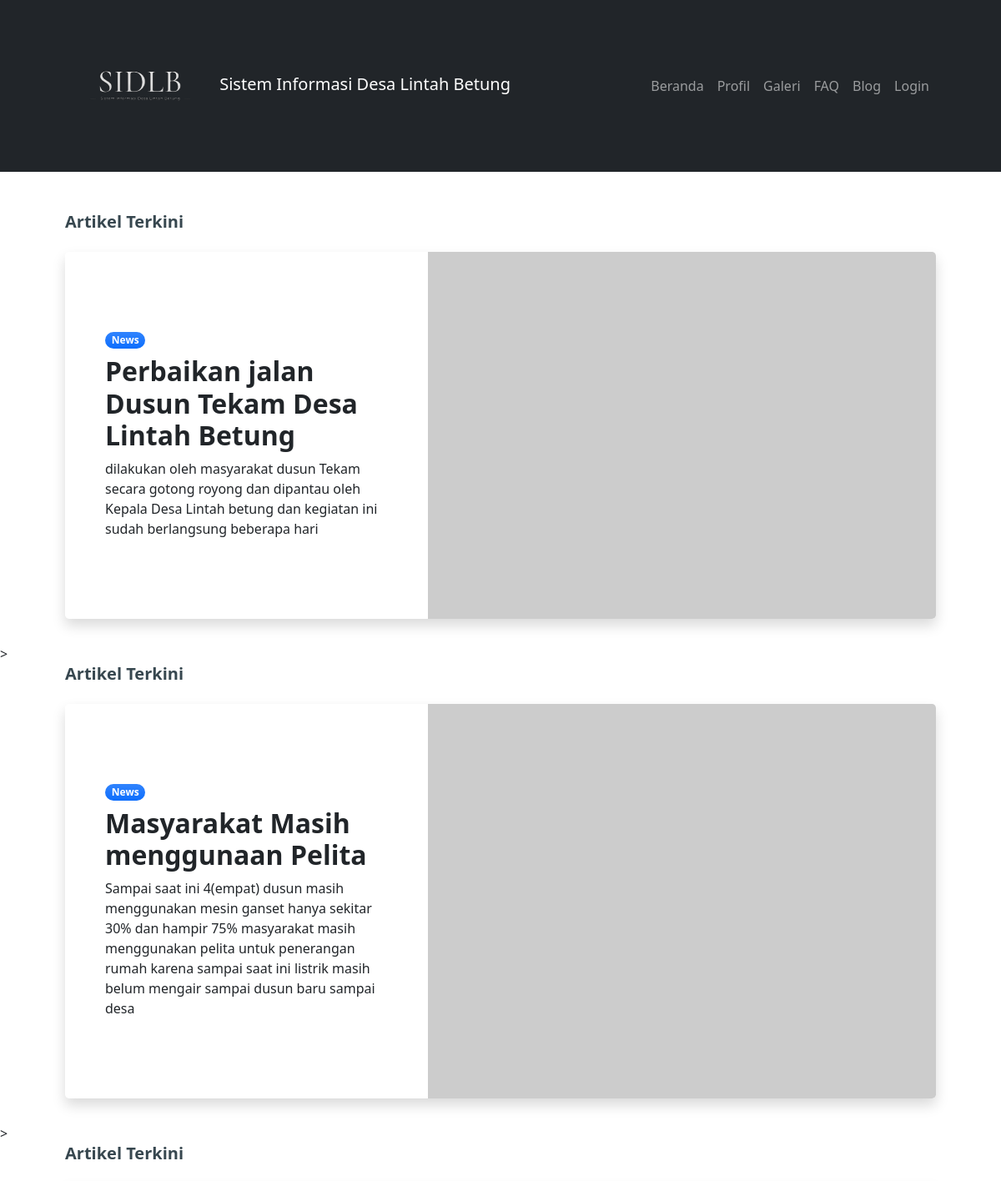
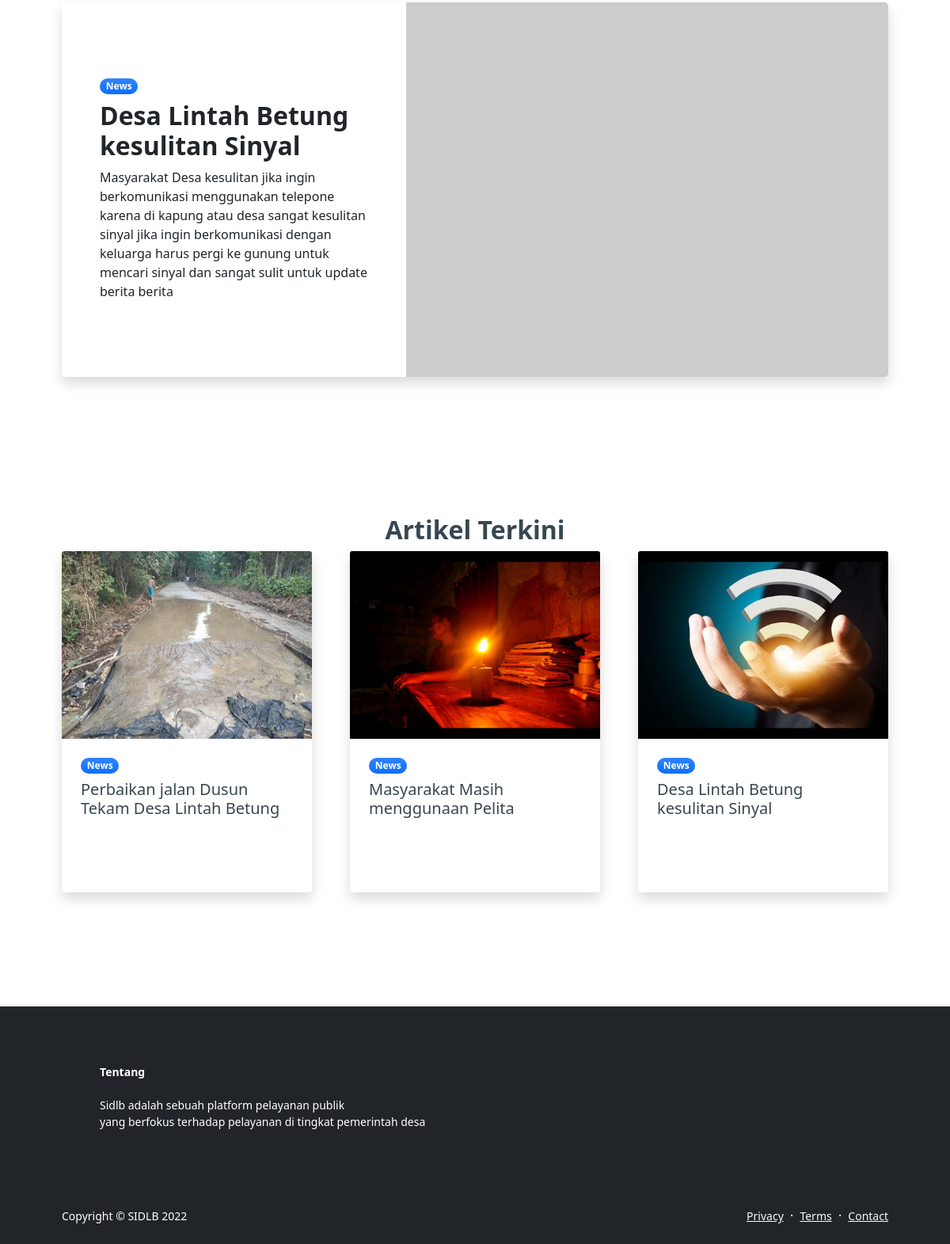
Page /index.php/home/blogh on the committed database (2 pictures, top to bottom).
### tables this page shows
CREATE TABLE `artikel` (
  `id` varchar(64) NOT NULL,
  `nama` varchar(255) NOT NULL,
  `isi` varchar(255) NOT NULL,
  `poto` varchar(255) NOT NULL
);

### application/controllers/home/blogh.php (called while the page is built, shortened)
<?php
class blogh extends CI_Controller
{
    public function __construct()
    {
        $this->load->model("artikel_model");
        $this->load->library('form_validation');
    }
    public function index()
    {
        $data["artikel"] = $this->artikel_model->getAll();
        $this->load->view("home/blogh", $data);
    }
}

### index.php (called while the page is built, shortened)
<?php
require_once BASEPATH.'core/CodeIgniter.php';

### application/models/Artikel_model.php (called while the page is built, shortened)
<?php defined('BASEPATH') OR exit('No direct script access allowed');
class Artikel_model extends CI_Model
{
    private $_table = "artikel";
    public function getAll()
    {
        return $this->db->get($this->_table)->result();
    }
}

### application/views/home/blogh.php (the view, shortened to what this page needs)
<?php $this->load->view("home/_partials/head.php") ?>
<?php $this->load->view("home/_partials/navbar.php") ?>
<section class="py-5"  <?php foreach ($artikel as $artikel): ?>>
                <div class="container px-5">
                    <h1 class="fw-bolder fs-5 mb-4">Artikel Terkini</h1>
                    <div class="card border-0 shadow rounded-3 overflow-hidden">
                        <div class="card-body p-0">
                            <div class="row gx-0">
                                <div class="col-lg-6 col-xl-5 py-lg-5">
                                    <div class="p-4 p-md-5">
                                        <div class="badge bg-primary bg-gradient rounded-pill mb-2">News</div>
                                        <div class="h2 fw-bolder"><?php echo $artikel->nama ?></div>
                                        <a class="stretched-link text-decoration-none"><?php echo $artikel->isi ?>
                                        </a>
                                    </div>
                                </div>
                                <div class="col-lg-6 col-xl-7"><div class="bg-featured-blog" style="background-image: url('https://dummyimage.com/700x350/343a40/6c757d')"></div></div>
                            </div>
                        </div>
                    </div>
                </div>
                <?php endforeach; ?>
            </section>
            <?php $this->load->view("home/_partials/artikel.php") ?>
            <?php $this->load->view("home/_partials/footer.php") ?>

### application/views/home/_partials/head.php (shortened to what this page needs)
<head>
        <link href="https://cdn.jsdelivr.net/npm/bootstrap-icons@1.5.0/font/bootstrap-icons.css" rel="stylesheet" />
        <link href="<?php echo base_url('css/styles.css') ?>" rel="stylesheet">
        <link rel="stylesheet" href="<?php echo base_url();?>css/style.css">
        <link href="https://cdn.jsdelivr.net/npm/simple-datatables@latest/dist/style.css" rel="stylesheet" />
        <link href="<?php echo base_url('styles.css') ?>" rel="stylesheet">
    </head>

### application/views/home/_partials/navbar.php (shortened to what this page needs)
<nav class="navbar navbar-expand-lg navbar-dark bg-dark">
                <div class="container px-5">
                    <a class="navbar-brand" href="<?php echo site_url('home') ?>"><img src="<?php echo base_url(); ?>template/resize.png" alt="..." /> <?php echo SITE_NAME2 ?></a>
                    <div class="collapse navbar-collapse" id="navbarSupportedContent">
                        <ul class="navbar-nav ms-auto mb-2 mb-lg-0">
                            <li class="nav-item"><a class="nav-link" href="<?php echo site_url('home')?>">Beranda</a></li>
                            <li class="nav-item"><a class="nav-link" href="<?php echo site_url('about')?>">Profil</a></li>
                            <li class="nav-item"><a class="nav-link" href="<?php echo site_url('galery')?>">Galeri</a></li>
                            <li class="nav-item"><a class="nav-link" href="<?php echo site_url('faq')?>">FAQ</a></li>
                            <li class="nav-item"><a class="nav-link" href="<?php echo site_url('bloghome')?>">Blog</a></li>
                            <li class="nav-item"><a class="nav-link" href="<?php echo site_url('login')?>">Login</a></li>
                        </ul>
                    </div>
                </div>
            </nav>

### application/views/home/_partials/artikel.php (shortened to what this page needs)
<section class="py-5">
                <div class="container px-5 my-5">
                    <div class="row gx-5 justify-content-center">
                        <div class="col-lg-8 col-xl-6">
                            <div class="text-center">
                                <h2 class="fw-bolder">Artikel Terkini</h2>
                            </div>
                        </div>
                    </div>
                    <div class="row gx-5">
                        <div class="col-lg-4 mb-5">
                            <div class="card h-100 shadow border-0">
                                <img class="card-img-top" src="<?php echo base_url(); ?>galeri/jl.jpg" alt="..." />
                                <div class="card-body p-4">
                                    <div class="badge bg-primary bg-gradient rounded-pill mb-2">News</div>
                                    <a class="text-decoration-none link-dark stretched-link" href="<?php echo site_url('bloghome')?>"><h5 class="card-title mb-3">Perbaikan jalan Dusun Tekam Desa Lintah Betung</h5></a>
                                </div>
                                <div class="card-footer p-4 pt-0 bg-transparent border-top-0">
                                </div>
                            </div>
                        </div>
                        <div class="col-lg-4 mb-5">
                            <div class="card h-100 shadow border-0">
                                <img class="card-img-top"  src="<?php echo base_url(); ?>galeri/pelita.jpg" alt="..." />
                                <div class="card-body p-4">
                                    <div class="badge bg-primary bg-gradient rounded-pill mb-2">News</div>
                                    <a class="text-decoration-none link-dark stretched-link" href="<?php echo site_url('bloghome')?>"><h5 class="card-title mb-3">Masyarakat Masih menggunaan Pelita</h5></a>
                                </div>
                                <div class="card-footer p-4 pt-0 bg-transparent border-top-0">
                                </div>
                            </div>
                        </div>
                        <div class="col-lg-4 mb-5">
                            <div class="card h-100 shadow border-0">
                                <img class="card-img-top"  src="<?php echo base_url(); ?>galeri/sinyal.jpg" alt="..." />
                                <div class="card-body p-4">
                                    <div class="badge bg-primary bg-gradient rounded-pill mb-2">News</div>
                                    <a class="text-decoration-none link-dark stretched-link" href="<?php echo site_url('bloghome')?>"><h5 class="card-title mb-3">Desa Lintah Betung kesulitan Sinyal<h5 class="card-title mb-3"></h5></a>
                                </div>
                                <div class="card-footer p-4 pt-0 bg-transparent border-top-0">
                                    </div>
                                </div>
                            </div>
                        </div>
                    </div>
            </section>

### application/views/home/_partials/footer.php
<footer class="bg-dark py-4 mt-auto">
            <div class="container px-5">
                <div class="row align-items-center justify-content-between flex-column flex-sm-row">
                    <div class="col-auto"><div class="small m-5 text-white"><strong>Tentang</strong> <br><br>Sidlb adalah sebuah platform pelayanan publik<br> yang berfokus terhadap pelayanan di tingkat pemerintah desa</div></div>
                </div>
            </div>
        </footer>
<footer class="bg-dark py-4 mt-auto">
            <div class="container px-5">
                <div class="row align-items-center justify-content-between flex-column flex-sm-row">
                    <div class="col-auto"><div class="small m-0 text-white">Copyright &copy; <?php echo SITE_NAME ." ". Date('Y') ?></div></div>
                    <div class="col-auto">
                        <a class="link-light small" href="#!">Privacy</a>
                        <span class="text-white mx-1">&middot;</span>
                        <a class="link-light small" href="#!">Terms</a>
                        <span class="text-white mx-1">&middot;</span>
                        <a class="link-light small" href="#!">Contact</a>
                    </div>
                </div>
            </div>
        </footer>

### rows in the picture
artikel: nama "Perbaikan jalan Dusun Tekam Desa Lintah Betung", isi "dilakukan oleh masyarakat dusun Tekam secara gotong royong dan dipantau oleh Kepala Desa Lintah betung dan kegiatan ini sudah berlangsung beberapa hari"
artikel: nama "Masyarakat Masih menggunaan Pelita", isi "Sampai saat ini 4(empat) dusun masih menggunakan mesin ganset hanya sekitar 30% dan hampir 75% masyarakat masih menggunakan pelita untuk penerangan rumah karena sampai saat ini listrik masih belum mengair sampai dusun baru sampai desa"
artikel: nama "Desa Lintah Betung kesulitan Sinyal", isi "Masyarakat Desa kesulitan jika ingin berkomunikasi menggunakan telepone karena di kapung atau desa sangat kesulitan sinyal jika ingin berkomunikasi dengan keluarga harus pergi ke gunung untuk mencari sinyal dan sangat sulit untuk update berita berita"

### other values in the picture
SITE_NAME2 "Sistem Informasi Desa Lintah Betung"
SITE_NAME "SIDLB"
Date('Y') "2022"
